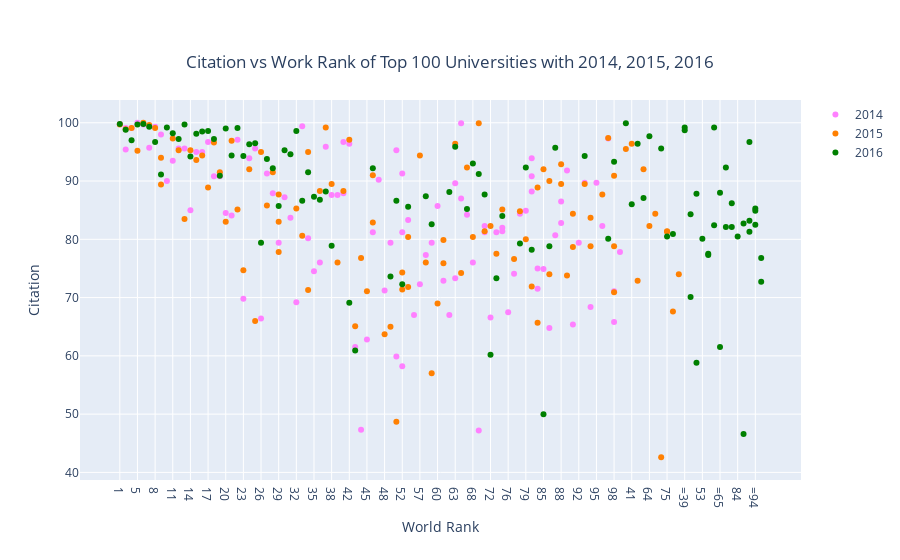

Here is the notebook cell this chart was saved with:
### Code cell
# Filtering the data to include the top 100 universities' citation counts for the years 2014, 2015, and 2016.
df2014 = timesData[timesData.year == 2014].iloc[:100,:]
df2015 = timesData[timesData.year == 2015].iloc[:100,:]
df2016 = timesData[timesData.year == 2016].iloc[:100,:]

# creating trace 1
trace1 = go.Scatter(
                    x = df2014.world_rank,
                    y = df2014.citations,
                    mode = "markers",
                    name = "2014",
                    marker = dict(color = "rgb(255,128,255)"),
                    text = df2014.university_name)
# creating trace 2
trace2 = go.Scatter(
                    x = df2015.world_rank,
                    y = df2015.citations,
                    mode = "markers",
                    name = "2015",
                    marker = dict(color = "rgb(255,128,2)"),
                    text = df2015.university_name)
# creating trace 3
trace3 = go.Scatter(
                    x = df2016.world_rank,
                    y = df2016.citations,
                    mode = "markers",
                    name = "2016",
                    marker = dict(color = "green"),
                    text = df2016.university_name)
data = [trace1, trace2, trace3]

layout = dict(title = "Citation vs Work Rank of Top 100 Universities with 2014, 2015, 2016",title_x = 0.5, title_y = 0.9,
             xaxis = dict(title = "World Rank"),
             yaxis = dict(title = "Citation"))

fig = dict(data = data, layout = layout)
iplot(fig)

### Figure 1 — Plotly figure (JSON) as saved in the notebook; plotly's stock layout.template omitted (floating-point values rounded to 4 significant figures)
{"data": [{"marker": {"color": "rgb(255,128,255)"}, "mode": "markers", "name": "2014", "text": ["California Institute of Technology", "Harvard University", "University of Oxford", "Stanford University", "Massachusetts Institute of Technology", "Princeton University", "University of Cambridge", "University of California, Berkeley", "University of Chicago", "Imperial College London", "Yale University", "University of California, Los Angeles", "Columbia University", "ETH Zurich – Swiss Federal Institute of Technology Zurich", "Johns Hopkins University", "University of Pennsylvania", "Duke University", "University of Michigan", "Cornell University", "University of Toronto", "University College London", "Northwestern University", "University of Tokyo", "Carnegie Mellon University", "University of Washington", "National University of Singapore", "University of Texas at Austin", "Georgia Institute of Technology", "University of Illinois at Urbana-Champaign", "University of Wisconsin-Madison", "University of British Columbia", "London School of Economics and Political Science", "University of California, Santa Barbara", "University of Melbourne", "McGill University", "Karolinska Institute", "École Polytechnique Fédérale de Lausanne", "King’s College London", "University of Edinburgh", "New York University", "University of California, San Diego", "Washington University in St Louis", "University of Hong Kong", "Seoul National University", "Peking University", "University of Minnesota", "University of North Carolina at Chapel Hill", "Australian National University", "Pennsylvania State University", "Boston University", "Tsinghua University", "Brown University", "Kyoto University", "University of California, Davis", "LMU Munich", "Korea Advanced Institute of Science and Technology (KAIST)", "Hong Kong University of Science and Technology", "University of Manchester", "Ohio State University", "Pohang University of Science and Technology", "KU Leuven", "Purdue University", "The University of Queensland", "University of Göttingen", "Rice University", "École Normale Supérieure", "Leiden University", "Heidelberg University", "Delft University of Technology", "University of Southern California", "École Polytechnique", "University of Sydney", "Erasmus University Rotterdam", "University of Basel", "Utrecht University", "Nanyang Technological University", "Wageningen University and Research Center", "University of Pittsburgh", "University of Bristol", "Durham University", "Emory University", "Tufts University", "Michigan State University", "University of Amsterdam", "Ghent University", "Free University of Berlin", "Technical University of Munich", "Case Western Reserve University", "Vanderbilt University", "University of Notre Dame", "Monash University", "McMaster University", "University of California, Irvine", "Humboldt University of Berlin", "University of Rochester", "Pierre and Marie Curie University", "University of Colorado Boulder", "Maastricht University", "University of Groningen", "University of Helsinki"], "type": "scatter", "x": ["1", "2", "2", "4", "5", "6", "7", "8", "9", "10", "11", "12", "13", "14", "15", "16", "17", "18", "19", "20", "21", "22", "23", "24", "25", "26", "27", "28", "29", "30", "31", "32", "33", "34", "35", "36", "37", "38", "39", "40", "40", "42", "43", "44", "45", "46", "47", "48", "49", "50", "50", "52", "52", "52", "55", "56", "57", "58", "59", "60", "61", "62", "63", "63", "65", "65", "67", "68", "69", "70", "70", "72", "73", "74", "74", "76", "77", "78", "79", "80", "80", "80", "83", "83", "85", "86", "87", "88", "88", "90", "91", "92", "93", "94", "95", "96", "97", "98", "98", "100"], "y": [99.8, 99.1, 95.4, 99.1, 100, 99.7, 95.7, 99.3, 98, 90, 93.5, 95.6, 95.6, 85, 95, 95, 96.7, 90.8, 90.8, 84.5, 84.1, 97.1, 69.8, 93.9, 95.6, 66.4, 91.3, 87.9, 79.4, 87.2, 83.7, 69.2, 99.4, 80.2, 74.5, 76, 95.9, 87.6, 87.6, 87.9, 96.7, 96.4, 61.5, 47.3, 62.8, 81.2, 90.2, 71.2, 79.4, 95.3, 59.9, 91.3, 58.2, 81.2, 83.3, 67, 72.3, 77.3, 79.4, 85.7, 72.9, 67, 73.3, 89.6, 99.9, 87, 84.2, 76, 47.2, 81.2, 82.3, 66.6, 81.2, 81.4, 82, 67.5, 74.1, 84.4, 84.9, 88.2, 90.8, 93.9, 71.5, 75, 74.9, 64.8, 80.7, 82.8, 86.5, 91.8, 65.4, 79.4, 89.7, 68.4, 89.7, 82.3, 97.3, 65.8, 71.1, 77.8]}, {"marker": {"color": "rgb(255,128,2)"}, "mode": "markers", "name": "2015", "text": ["California Institute of Technology", "Harvard University", "University of Oxford", "Stanford University", "University of Cambridge", "Massachusetts Institute of Technology", "Princeton University", "University of California, Berkeley", "Imperial College London", "Yale University", "University of Chicago", "University of California, Los Angeles", "ETH Zurich – Swiss Federal Institute of Technology Zurich", "Columbia University", "Johns Hopkins University", "University of Pennsylvania", "University of Michigan", "Duke University", "Cornell University", "University of Toronto", "Northwestern University", "University College London", "University of Tokyo", "Carnegie Mellon University", "National University of Singapore", "University of Washington", "Georgia Institute of Technology", "University of Texas at Austin", "LMU Munich", "University of Illinois at Urbana-Champaign", "University of Wisconsin-Madison", "University of British Columbia", "University of Melbourne", "London School of Economics and Political Science", "École Polytechnique Fédérale de Lausanne", "University of Edinburgh", "University of California, Santa Barbara", "New York University", "McGill University", "King’s College London", "University of California, San Diego", "Washington University in St Louis", "University of Hong Kong", "Karolinska Institute", "Australian National University", "University of Minnesota", "University of North Carolina at Chapel Hill", "Peking University", "Tsinghua University", "Seoul National University", "Hong Kong University of Science and Technology", "Korea Advanced Institute of Science and Technology (KAIST)", "University of Manchester", "Brown University", "KU Leuven", "University of California, Davis", "Boston University", "Pennsylvania State University", "Kyoto University", "University of Sydney", "Nanyang Technological University", "École Polytechnique", "Scuola Normale Superiore di Pisa", "Leiden University", "The University of Queensland", "Pohang University of Science and Technology", "University of Göttingen", "Ohio State University", "Rice University", "Heidelberg University", "Delft University of Technology", "Erasmus University Rotterdam", "Wageningen University and Research Center", "University of Bristol", "University of Basel", "University of Southern California", "University of Amsterdam", "École Normale Supérieure", "Utrecht University", "Humboldt University of Berlin", "Free University of Berlin", "Michigan State University", "Durham University", "Monash University", "Middle East Technical University", "University of Arizona", "University of Notre Dame", "Tufts University", "University of California, Irvine", "Ghent University", "University of Massachusetts", "University of Pittsburgh", "Emory University", "McMaster University", "University of Glasgow", "Vanderbilt University", "University of Colorado Boulder", "Stockholm University", "Technical University of Munich", "Uppsala University"], "type": "scatter", "x": ["1", "2", "3", "4", "5", "6", "7", "8", "9", "9", "11", "12", "13", "14", "15", "16", "17", "18", "19", "20", "21", "22", "23", "24", "25", "26", "27", "28", "29", "29", "29", "32", "33", "34", "34", "36", "37", "38", "39", "40", "41", "42", "43", "44", "45", "46", "46", "48", "49", "50", "51", "52", "52", "54", "55", "55", "57", "58", "59", "60", "61", "61", "63", "64", "65", "66", "67", "68", "69", "70", "71", "72", "73", "74", "75", "75", "77", "78", "79", "80", "81", "82", "83", "83", "85", "86", "86", "88", "88", "90", "91", "91", "93", "94", "94", "96", "97", "98", "98", "98"], "y": [99.7, 98.9, 95.5, 99.1, 95.2, 100, 99.6, 99.1, 89.4, 94, 97.3, 95.3, 83.5, 95.3, 93.6, 94.4, 88.9, 96.6, 91.5, 83, 96.9, 85.1, 74.7, 92, 66, 95, 85.8, 91.5, 83, 77.8, 87.7, 85.3, 80.6, 71.3, 95, 88.3, 99.2, 89.5, 76, 88.3, 96.4, 97.1, 65.1, 76.8, 71.1, 82.9, 91, 63.7, 65, 48.7, 72.9, 71.4, 74.3, 92, 71.8, 80.4, 94.4, 76, 57, 69, 75.9, 79.9, 96.4, 82.3, 74.2, 84.4, 92.3, 80.4, 99.9, 81.4, 42.6, 82.3, 77.5, 85.1, 81.4, 81.3, 76.6, 84.8, 80, 71.9, 67.6, 74, 88.9, 65.7, 92, 74, 90, 92.9, 89.5, 73.8, 78.7, 84.4, 89.5, 78.8, 83.7, 87.7, 97.4, 90.9, 78.8, 70.9]}, {"marker": {"color": "green"}, "mode": "markers", "name": "2016", "text": ["California Institute of Technology", "University of Oxford", "Stanford University", "University of Cambridge", "Massachusetts Institute of Technology", "Harvard University", "Princeton University", "Imperial College London", "ETH Zurich – Swiss Federal Institute of Technology Zurich", "University of Chicago", "Johns Hopkins University", "Yale University", "University of California, Berkeley", "University College London", "Columbia University", "University of California, Los Angeles", "University of Pennsylvania", "Cornell University", "University of Toronto", "Duke University", "University of Michigan", "Carnegie Mellon University", "London School of Economics and Political Science", "University of Edinburgh", "Northwestern University", "National University of Singapore", "King’s College London", "Karolinska Institute", "LMU Munich", "New York University", "École Polytechnique Fédérale de Lausanne", "University of Washington", "University of Melbourne", "University of British Columbia", "KU Leuven", "University of Illinois at Urbana-Champaign", "Heidelberg University", "McGill University", "University of California, San Diego", "University of California, Santa Barbara", "Georgia Institute of Technology", "Peking University", "University of Tokyo", "University of California, Davis", "University of Hong Kong", "University of Texas at Austin", "Tsinghua University", "Wageningen University and Research Center", "Humboldt University of Berlin", "University of Wisconsin-Madison", "Brown University", "Australian National University", "Technical University of Munich", "École Normale Supérieure", "Nanyang Technological University", "University of Manchester", "University of Sydney", "University of Amsterdam", "Hong Kong University of Science and Technology", "The University of Queensland", "Washington University in St Louis", "Utrecht University", "University of North Carolina at Chapel Hill", "Boston University", "Delft University of Technology", "University of Minnesota", "Leiden University", "University of Southern California", "University of Bristol", "Durham University", "Erasmus University Rotterdam", "Free University of Berlin", "Monash University", "University of Groningen", "Pennsylvania State University", "University of Glasgow", "University of Helsinki", "University of Tübingen", "University of Pittsburgh", "University of Warwick", "Uppsala University", "University of Copenhagen", "University of New South Wales", "University of Freiburg", "Seoul National University", "University of St Andrews", "Vanderbilt University", "Kyoto University", "Maastricht University", "Emory University", "Lund University", "Ohio State University", "University of Exeter", "University of Bonn", "Georgetown University", "McMaster University", "University of Sheffield", "Queen Mary University of London", "University of Göttingen", "Michigan State University"], "type": "scatter", "x": ["1", "2", "3", "4", "5", "6", "7", "8", "9", "10", "11", "12", "13", "14", "15", "16", "17", "18", "19", "20", "21", "22", "23", "24", "25", "26", "27", "28", "29", "30", "31", "32", "33", "34", "35", "36", "37", "38", "=39", "=39", "41", "42", "43", "=44", "=44", "46", "=47", "=47", "49", "50", "51", "52", "53", "54", "55", "=56", "=56", "58", "59", "=60", "=60", "62", "63", "64", "=65", "=65", "67", "68", "69", "70", "71", "72", "73", "74", "75", "=76", "=76", "78", "79", "80", "81", "=82", "=82", "84", "85", "86", "87", "=88", "=88", "=90", "=90", "=90", "93", "=94", "=94", "=94", "97", "98", "=99", "=99"], "y": [99.8, 98.8, 99.9, 97, 99.7, 99.8, 99.3, 96.7, 91.1, 99.2, 98.2, 97.2, 99.7, 94.2, 98.1, 98.5, 98.6, 97.2, 90.9, 99, 94.4, 99.1, 94.3, 96.3, 96.5, 79.4, 93.8, 92.2, 85.7, 95.3, 94.6, 98.6, 86.6, 91.5, 87.3, 86.8, 88.2, 78.9, 98.7, 99.2, 86, 69.1, 60.9, 84.3, 70.1, 92.2, 58.8, 87.8, 73.6, 86.6, 96.4, 72.3, 80.1, 87.1, 85.6, 77.3, 77.5, 87.4, 82.6, 82.4, 99.2, 88.1, 95.9, 97.7, 61.5, 88, 85.2, 93, 91.2, 87.7, 95.6, 60.2, 73.3, 84, 80.5, 92.3, 82.1, 79.3, 92.3, 78.2, 80.9, 86.2, 82.1, 80.5, 50, 78.8, 95.7, 46.6, 82.7, 96.7, 81.3, 83.2, 94.3, 85.3, 82.5, 84.9, 80.1, 93.3, 72.7, 76.8]}], "layout": {"title": {"text": "Citation vs Work Rank of Top 100 Universities with 2014, 2015, 2016", "x": 0.5, "y": 0.9}, "xaxis": {"title": {"text": "World Rank"}}, "yaxis": {"title": {"text": "Citation"}}}}
